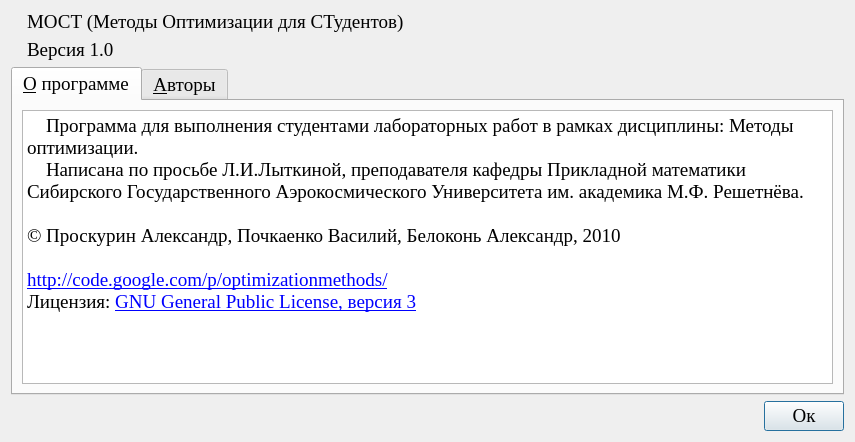
<?xml version="1.0" encoding="UTF-8"?>
<ui version="4.0">
 <class>aboutProgram</class>
 <widget class="QDialog" name="aboutProgram">
  <property name="geometry">
   <rect>
    <x>0</x>
    <y>0</y>
    <width>855</width>
    <height>442</height>
   </rect>
  </property>
  <property name="minimumSize">
   <size>
    <width>830</width>
    <height>410</height>
   </size>
  </property>
  <property name="maximumSize">
   <size>
    <width>950</width>
    <height>500</height>
   </size>
  </property>
  <property name="font">
   <font>
    <family>Times New Roman</family>
    <pointsize>14</pointsize>
   </font>
  </property>
  <property name="windowTitle">
   <string>О программе &quot;МОСТ&quot;</string>
  </property>
  <property name="windowIcon">
   <iconset resource="data.qrc">
    <normaloff>:/icon/icon.bmp</normaloff>:/icon/icon.bmp</iconset>
  </property>
  <layout class="QGridLayout" name="gridLayout_3">
   <item row="0" column="0">
    <layout class="QGridLayout" name="gridLayout_2">
     <item row="0" column="0">
      <layout class="QHBoxLayout" name="horizontalLayout_2" stretch="0,1">
       <item>
        <widget class="QLabel" name="label">
         <property name="pixmap">
          <pixmap resource="data.qrc">:/icon/icon_big.bmp</pixmap>
         </property>
        </widget>
       </item>
       <item>
        <layout class="QVBoxLayout" name="verticalLayout">
         <item>
          <widget class="QLabel" name="label_2">
           <property name="text">
            <string>МОСТ (Методы Оптимизации для СТудентов)</string>
           </property>
          </widget>
         </item>
         <item>
          <widget class="QLabel" name="label_3">
           <property name="text">
            <string>Версия 1.0</string>
           </property>
          </widget>
         </item>
        </layout>
       </item>
      </layout>
     </item>
     <item row="1" column="0">
      <widget class="QTabWidget" name="tabWidget">
       <property name="currentIndex">
        <number>0</number>
       </property>
       <widget class="QWidget" name="tab">
        <attribute name="title">
         <string>&amp;О программе</string>
        </attribute>
        <layout class="QGridLayout" name="gridLayout">
         <item row="0" column="0">
          <widget class="QTextBrowser" name="textBrowser">
           <property name="html">
            <string>&lt;!DOCTYPE HTML PUBLIC &quot;-//W3C//DTD HTML 4.0//EN&quot; &quot;http://www.w3.org/TR/REC-html40/strict.dtd&quot;&gt;
&lt;html&gt;&lt;head&gt;&lt;meta name=&quot;qrichtext&quot; content=&quot;1&quot; /&gt;&lt;style type=&quot;text/css&quot;&gt;
p, li { white-space: pre-wrap; }
&lt;/style&gt;&lt;/head&gt;&lt;body style=&quot; font-family:'Times New Roman'; font-size:14pt; font-weight:400; font-style:normal;&quot;&gt;
&lt;p style=&quot; margin-top:0px; margin-bottom:0px; margin-left:0px; margin-right:0px; -qt-block-indent:0; text-indent:0px;&quot;&gt;    Программа для выполнения студентами лабораторных работ в рамках дисциплины: Методы оптимизации.&lt;/p&gt;
&lt;p style=&quot; margin-top:0px; margin-bottom:0px; margin-left:0px; margin-right:0px; -qt-block-indent:0; text-indent:0px;&quot;&gt;    Написана по просьбе Л.И.Лыткиной, преподавателя кафедры Прикладной математики Сибирского Государственного Аэрокосмического Университета им. академика М.Ф. Решетнёва.&lt;/p&gt;
&lt;p style=&quot;-qt-paragraph-type:empty; margin-top:0px; margin-bottom:0px; margin-left:0px; margin-right:0px; -qt-block-indent:0; text-indent:0px;&quot;&gt;&lt;/p&gt;
&lt;p style=&quot; margin-top:0px; margin-bottom:0px; margin-left:0px; margin-right:0px; -qt-block-indent:0; text-indent:0px;&quot;&gt;© Проскурин Александр, Почкаенко Василий, Белоконь Александр, 2010&lt;/p&gt;
&lt;p style=&quot;-qt-paragraph-type:empty; margin-top:0px; margin-bottom:0px; margin-left:0px; margin-right:0px; -qt-block-indent:0; text-indent:0px; text-decoration: underline; color:#0000ff;&quot;&gt;&lt;/p&gt;
&lt;p style=&quot; margin-top:0px; margin-bottom:0px; margin-left:0px; margin-right:0px; -qt-block-indent:0; text-indent:0px;&quot;&gt;&lt;a href=&quot;http://code.google.com/p/optimizationmethods/&quot;&gt;&lt;span style=&quot; text-decoration: underline; color:#0000ff;&quot;&gt;http://code.google.com/p/optimizationmethods/&lt;/span&gt;&lt;/a&gt;&lt;/p&gt;
&lt;p style=&quot; margin-top:0px; margin-bottom:0px; margin-left:0px; margin-right:0px; -qt-block-indent:0; text-indent:0px;&quot;&gt;Лицензия: &lt;a href=&quot;doc/license.htm&quot;&gt;&lt;span style=&quot; text-decoration: underline; color:#0000ff;&quot;&gt;GNU General Public License, версия 3&lt;/span&gt;&lt;/a&gt;&lt;/p&gt;&lt;/body&gt;&lt;/html&gt;</string>
           </property>
           <property name="openExternalLinks">
            <bool>true</bool>
           </property>
          </widget>
         </item>
        </layout>
       </widget>
       <widget class="QWidget" name="tab_2">
        <attribute name="title">
         <string>&amp;Авторы</string>
        </attribute>
        <layout class="QGridLayout" name="gridLayout_4">
         <item row="0" column="0">
          <widget class="QTextEdit" name="textEdit_2">
           <property name="readOnly">
            <bool>true</bool>
           </property>
           <property name="html">
            <string>&lt;!DOCTYPE HTML PUBLIC &quot;-//W3C//DTD HTML 4.0//EN&quot; &quot;http://www.w3.org/TR/REC-html40/strict.dtd&quot;&gt;
&lt;html&gt;&lt;head&gt;&lt;meta name=&quot;qrichtext&quot; content=&quot;1&quot; /&gt;&lt;style type=&quot;text/css&quot;&gt;
p, li { white-space: pre-wrap; }
&lt;/style&gt;&lt;/head&gt;&lt;body style=&quot; font-family:'Times New Roman'; font-size:14pt; font-weight:400; font-style:normal;&quot;&gt;
&lt;p style=&quot; margin-top:0px; margin-bottom:0px; margin-left:0px; margin-right:0px; -qt-block-indent:0; text-indent:0px;&quot;&gt;Проскурин Александр Викторович: &lt;/p&gt;
&lt;p style=&quot; margin-top:0px; margin-bottom:0px; margin-left:0px; margin-right:0px; -qt-block-indent:0; text-indent:0px;&quot;&gt;	e-mail: WillOfFear@gmail.com&lt;/p&gt;
&lt;p style=&quot;-qt-paragraph-type:empty; margin-top:0px; margin-bottom:0px; margin-left:0px; margin-right:0px; -qt-block-indent:0; text-indent:0px;&quot;&gt;&lt;/p&gt;
&lt;p style=&quot; margin-top:0px; margin-bottom:0px; margin-left:0px; margin-right:0px; -qt-block-indent:0; text-indent:0px;&quot;&gt;Почаенко Василий Юрьевич:&lt;/p&gt;
&lt;p style=&quot; margin-top:0px; margin-bottom:0px; margin-left:0px; margin-right:0px; -qt-block-indent:0; text-indent:0px;&quot;&gt;	e-mail: PochkaenkoV@yandex.ru&lt;/p&gt;
&lt;p style=&quot;-qt-paragraph-type:empty; margin-top:0px; margin-bottom:0px; margin-left:0px; margin-right:0px; -qt-block-indent:0; text-indent:0px;&quot;&gt;&lt;/p&gt;
&lt;p style=&quot; margin-top:0px; margin-bottom:0px; margin-left:0px; margin-right:0px; -qt-block-indent:0; text-indent:0px;&quot;&gt;Белоконь Александр Владимирович:&lt;/p&gt;
&lt;p style=&quot; margin-top:0px; margin-bottom:0px; margin-left:0px; margin-right:0px; -qt-block-indent:0; text-indent:0px;&quot;&gt;	e-mail: KAJlbTEP@gmail.com&lt;/p&gt;&lt;/body&gt;&lt;/html&gt;</string>
           </property>
          </widget>
         </item>
        </layout>
       </widget>
      </widget>
     </item>
     <item row="2" column="0">
      <layout class="QHBoxLayout" name="horizontalLayout">
       <item>
        <spacer name="horizontalSpacer">
         <property name="orientation">
          <enum>Qt::Horizontal</enum>
         </property>
         <property name="sizeHint" stdset="0">
          <size>
           <width>40</width>
           <height>20</height>
          </size>
         </property>
        </spacer>
       </item>
       <item>
        <widget class="QPushButton" name="Ok">
         <property name="text">
          <string>Ок</string>
         </property>
        </widget>
       </item>
      </layout>
     </item>
    </layout>
   </item>
  </layout>
 </widget>
 <resources>
  <include location="data.qrc"/>
 </resources>
 <connections/>
</ui>
